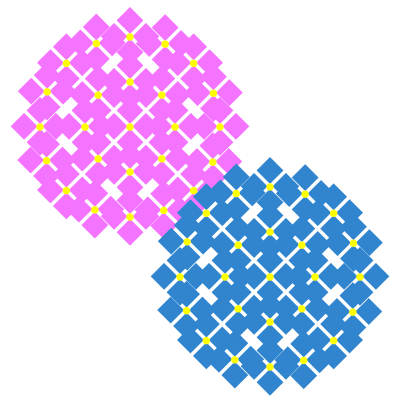
Frame 1 (no input)
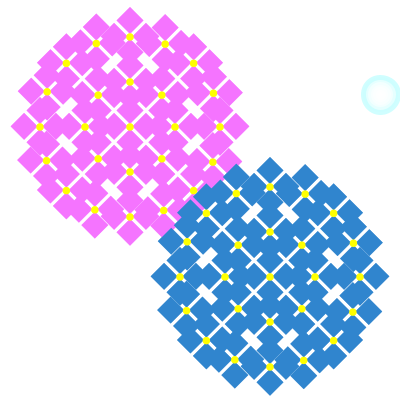
Frame 60 (the mouse pressed at the canvas centre just before this capture)
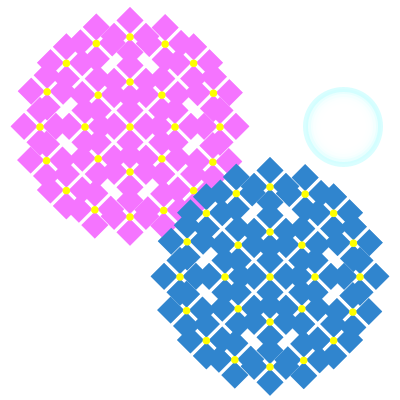
Frame 120 (the mouse held since frame 60 and released just before this capture)

The Processing sketch that drew these frames (run headless with seeded random() and noise(); from frame 60 on, the mouse is pressed at the canvas centre):

// Processing sketch: processing_64738
// ── processing_64738.pde

int N = 150;

color p = color(245, 116, 255);
color b = color(48, 133, 206);

float r;
float r_x = random(width);
float r_y = random(height);

float alp = 255;

void setup() {
  size(400, 400);
  background(255);
  smooth();
  strokeJoin(ROUND);
}

void draw() {
  fill(255, 130);
  noStroke();
  rect(0, 0, width, height);

  flower(width/2-70, height/2-50, p);
  flower(width/2+70, height-100, b);

  rain();
}

void ajisai(float x, float y, float s, color c) {
  stroke(360);
  fill(c);

  pushMatrix();
  translate(x, y-(38+15));

  for (int i = 0;i < 2;i++) {
    for (int j = 0; j < 2;j++) {  
      pushMatrix();
      rotate(radians(45));

      rect(45*i*s, 45*j*s, 38*s, 38*s);
      popMatrix();
    }
  }
  noStroke();
  fill(255, 255, 0);
  ellipse(0, 60*s, 15*s, 15*s);
  popMatrix();
}

void flower(float x, float y, color c) {
  pushMatrix();
  translate(x, y);

  for (int j = 2;j>=1;j--) {
    for (int i = 0;i<8*j;i++) {
      fill(296, 50, 100);
      ajisai(45*j*sin(radians(360 * i /(8*j))), 45*j*cos(radians(360 * i /(8*j))), 0.5, c);
    }
  }
  ajisai(0, 0, 0.5, c);
  popMatrix();
}


void rain() {
  noFill();
  strokeWeight(5);
  stroke(201, 254, 255, alp);
  ellipse(r_x, r_y, r, r);
  r+=5;
  alp-=5;

  if (alp < 0) {
    alp = 255;
    r = 0;
    r_x = random(width);
    r_y = random(height);
  }
}
